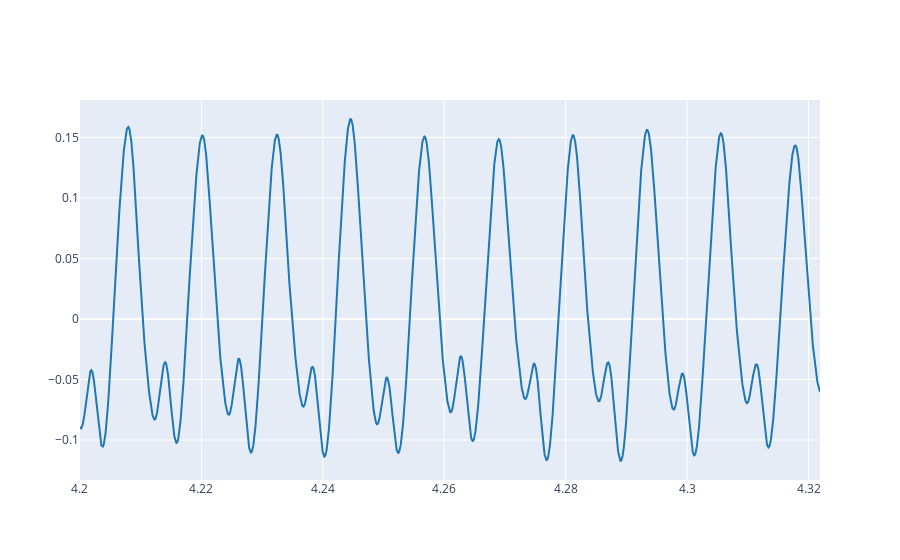

The notebook cell saved with this chart:
### Markdown cell above
3.1. Load your reference audio signal and plot some periods (5-10) where the amplitude is stable. For instance see Ex. 2.3 from Lab 1.

### Code cell
# Write the code here
filepath = "./sis1_group1/guitar plucked.wav"
reference, fs = load_audio(filepath)

f0 = 82.03006348971
period = 1/f0
t_start = 4.2
t_end = t_start + 10*period

plot_signals(reference, fs, t_start, t_end)

### Figure 1 — Plotly figure (JSON) as saved in the notebook; plotly's stock layout.template omitted (floating-point values rounded to 4 significant figures; data arrays with more than 128 entries replaced by an {"elided": "..."} marker saying what was removed)
{"data": [{"line": {"color": "#1f77b4", "shape": "linear"}, "mode": "lines", "name": "audio signal 0", "type": "scatter", "x": {"elided": "5376 float values"}, "y": {"elided": "5376 float values"}}], "layout": {}}
